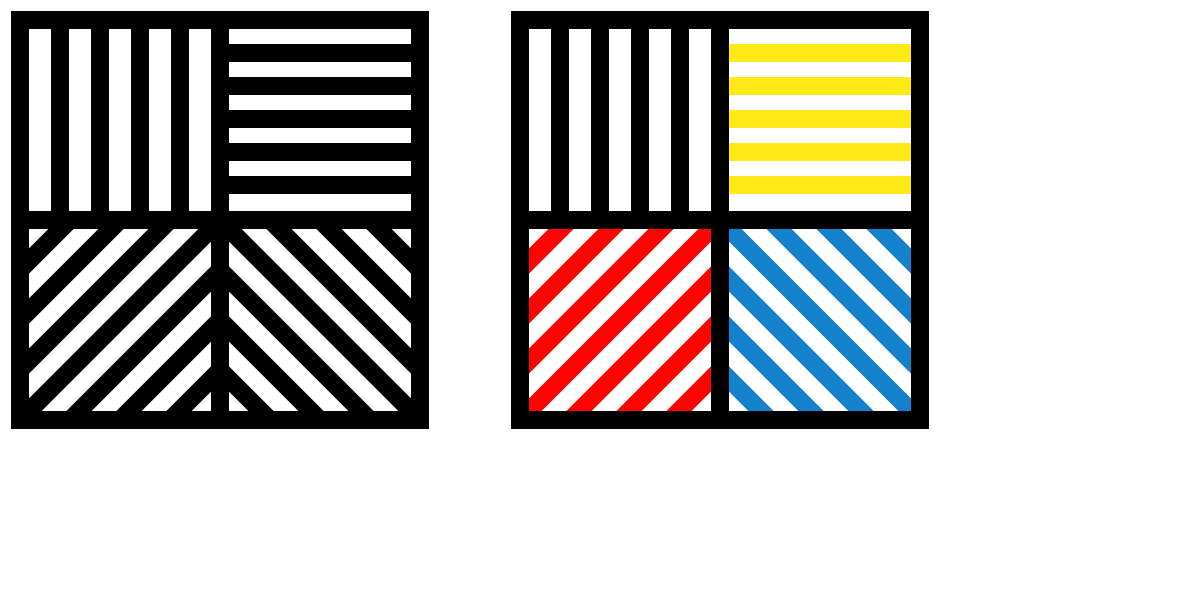
Frame 1 (no input)
Frame 60 (no input): identical to frame 1, image omitted
Frame 120 (the mouse pressed at the canvas centre since frame 60): identical to frame 1, image omitted

The p5.js sketch that drew this single still picture (run headless with seeded random() and noise() and a simulated clock; from frame 60 on, the mouse is pressed at the canvas centre):

// p5.js sketch
// ── sketch.js
function setup() {
  createCanvas(1200,600);
  strokeWeight(18);
  strokeCap(SQUARE);
}

function draw() {
  //left square
  //basic lines
  stroke(0);
  rect(20,20,400,400);
  line(20,220,420,220);
  line(220,20,220,420);
  //up-left square
  line(60,20,60,220);
  line(100,20,100,220);
  line(140,20,140,220);
  line(180,20,180,220);
  //up-right square
  line(220,53,420,53);
  line(220,86,420,86);
  line(220,119,420,119);
  line(220,152,420,152);
  line(220,185,420,185);
  //down-left square
  line(20,420,220,220);
  line(70,420,220,270);
  line(120,420,220,320);
  line(170,420,220,370);
  line(20,370,170,220);
  line(20,320,120,220);
  line(20,270,70,220);
  //down-right square
  line(220,220,420,420);
  line(270,220,420,370);
  line(320,220,420,320);
  line(370,220,420,270);
  line(220,270,370,420);
  line(220,320,320,420);
  line(220,370,270,420);
  
  //right square
  //basic lines
  rect(520,20,400,400);
  //up-left square
  line(560,20,560,220);
  line(600,20,600,220);
  line(640,20,640,220);
  line(680,20,680,220);
  //up-right square
  stroke(255,234,21);
  line(720,53,920,53);
  line(720,86,920,86);
  line(720,119,920,119);
  line(720,152,920,152);
  line(720,185,920,185);
  //down-left square
  stroke(255,3,0);
  line(520,420,720,220);
  line(570,420,720,270);
  line(620,420,720,320);
  line(670,420,720,370);
  line(520,370,670,220);
  line(520,320,620,220);
  line(520,270,570,220);
  //down-right square
  stroke(20,129,204);
  line(720,220,920,420);
  line(770,220,920,370);
  line(820,220,920,320);
  line(870,220,920,270);
  line(720,270,870,420);
  line(720,320,820,420);
  line(720,370,770,420);
  //basic lines
  stroke(0);
  line(520,220,920,220);
  line(720,20,720,420);
  line(520,20,520,420);
  line(520,420,920,420);
  line(920,20,920,420);
  }
